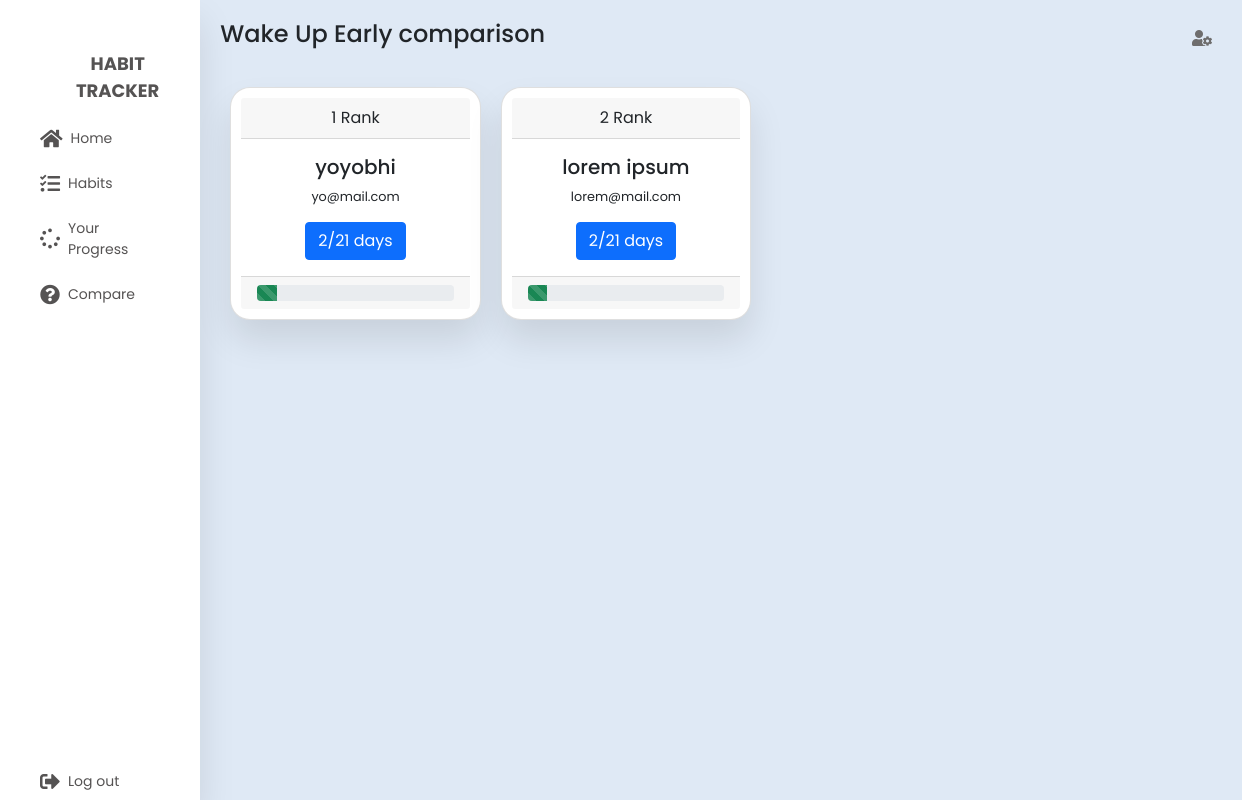
The page /compare/6 (signed in) on the database its author committed.
### tables this page shows
CREATE TABLE habits (
        id INTEGER PRIMARY KEY AUTOINCREMENT,
        title VARCHAR(250) NOT NULL,
        duration INTEGER NOT NULL,
        user_id INTEGER NOT NULL,
        created_at TIMESTAMP DEFAULT CURRENT_TIMESTAMP,
        updated_at TIMESTAMP,
        FOREIGN KEY (user_id) REFERENCES users(id)
    );

CREATE TABLE users (
    id INTEGER PRIMARY KEY AUTOINCREMENT,
    created TIMESTAMP NOT NULL DEFAULT CURRENT_TIMESTAMP,
    name VARCHAR(250) NOT NULL,
    email VARCHAR(250) NOT NULL,
    pass VARCHAR(250) NOT NULL
);

CREATE TABLE day_progress (
        id INTEGER PRIMARY KEY AUTOINCREMENT,
        completed_days INTEGER NOT NULL DEFAULT 0,
        user_id INTEGER NOT NULL,
        habit_id INTEGER NOT NULL,
        created_at TIMESTAMP DEFAULT CURRENT_TIMESTAMP,
        updated_at TIMESTAMP,
        FOREIGN KEY (user_id) REFERENCES users(id),
        FOREIGN KEY (habit_id) REFERENCES habits(id)
    );

### server.py (the view)
@app.route("/compare/<int:habit_id>")
def compare_de(habit_id):
	if not is_logged_in():
		return redirect(url_for("loginPage"))
	habit = get_habit_by_id(habit_id)
	users = get_day_progress_by_habit_id(habit_id)
	return render_template('compare_details.html', habit=habit, users=users);

### dbconnection.py (called while the page is built)
def get_db_connection():
    conn = sqlite3.connect('database.db')
    conn.row_factory = sqlite3.Row
    return conn

### server.py (called while the page is built)
def is_logged_in():
	if not session.get("user_id"):
		return False
	else:
		return True

### services/habits.py (called while the page is built)
def get_habit_by_id(id=0):
    conn = dbconnection()
    habit = conn.execute("SELECT * FROM habits WHERE id = ?",(id,)).fetchone()
    conn.close()
    return habit

def get_day_progress_by_habit_id(habit_id=0):
    conn = dbconnection()
    habits = conn.execute("select day_progress.*, users.email, users.name from day_progress inner join users on day_progress.user_id=users.id where day_progress.habit_id=? order by day_progress.completed_days desc",(habit_id,)).fetchall()
    conn.commit()
    conn.close()
    return habits

### templates/compare_details.html
{% with title='Habits - Details | Habit Tracker' %} {% include "header.html" %}
{% endwith %}
<section class="main">
	<div class="main-top">
		<h1>{{habit['title']}} comparison</h1>
		<i class="fas fa-user-cog"></i>
	</div>
	<div class="main-skills">
		{% block content %} {% for i in range(users|length) %}
		<div class="card text-center">
			<div class="card-header">{{i+1}} Rank</div>
			<div class="card-body">
				<h5 class="card-title">{{users[i]['name']}}</h5>
				<p class="card-text">{{users[i]['email']}}</p>
				<button class="btn btn-primary">
					{{users[i]['completed_days']}}/{{habit['duration']}} days
				</button>
			</div>
			<div class="card-footer text-muted">
				<div
					class="progress"
					role="progressbar"
					aria-label="Success striped example"
					aria-valuenow="25"
					aria-valuemin="0"
					aria-valuemax="100"
				>
					<div
						class="progress-bar progress-bar-striped bg-success"
						style="width: {{ ((users[i]['completed_days'] / habit['duration']) * 100) | round | int}}%"
					></div>
				</div>
			</div>
		</div>
		{% endfor %} {% endblock %}
	</div>
</section>
{% include 'footer.html' %}

### static/css/sidebar.css (style rules this page uses)
:root { --bs-blue: #0d6efd; --bs-indigo: #6610f2; --bs-purple: #6f42c1; --bs-pink: #d63384; --bs-red: #dc3545; --bs-orange: #fd7e14; --bs-yellow: #ffc107; --bs-green: #198754; --bs-teal: #20c997; --bs-cyan: #0dcaf0; --bs-white: #fff; --bs-gray: #6c757d; --bs-gray-dark: #343a40; --bs-primary: #0d6efd; --bs-secondary: #6c757d; --bs-success: #198754; --bs-info: #0dcaf0; --bs-warning: #ffc107; --bs-danger: #dc3545; --bs-light: #f8f9fa; --bs-dark: #212529; --bs-font-sans-serif: system-ui, -apple-system, "Segoe UI", Roboto, "Helvetica Neue", Arial, "Noto Sans", "Liberation Sans", sans-serif, "Apple Color Emoji", "Segoe UI Emoji", "Segoe UI Symbol", "Noto Color Emoji"; --bs-font-monospace: SFMono-Regular, Menlo, Monaco, Consolas, "Liberation Mono", "Courier New", monospace; --bs-gradient: linear-gradient(180deg, rgba(255, 255, 255, 0.15), rgba(255, 255, 255, 0)); }
* { margin: 0; padding: 0; outline: none; border: none; text-decoration: none; box-sizing: border-box; font-family: "Poppins", sans-serif; }
body { background: #dfe9f5; padding: 0; margin: 0; font: 1rem/1.5 var(--bs-font-sans-serif); max-width: 100vw; overflow-x: hidden; }
.main { padding: 20px; flex: 1; }

### static/css/dashboard.css (style rules this page uses)
.main-top { display: flex; width: 100%; }
.main-top h1 { font-size: 1.5rem; }
.main-top i { position: absolute; right: 0; margin: 10px 30px; color: rgb(110, 109, 109); cursor: pointer; }
.main-skills { display: flex; margin-top: 20px; }
.main-skills .card { width: 25%; margin: 10px; background: #fff; text-align: center; border-radius: 20px; padding: 10px; box-shadow: 0 20px 35px rgba(0, 0, 0, 0.1); }
.main-skills .card p { font-size: 0.8rem; }

### rows shown on the page
habits: title "Wake Up Early", duration "21" "21"
users: name "yoyobhi", email "yo@mail.com"
day_progress: completed_days "2"
users: name "lorem ipsum", email "lorem@mail.com"
day_progress: completed_days "2"

### other values the page prints
{{ i+1 }} "1" "2"
